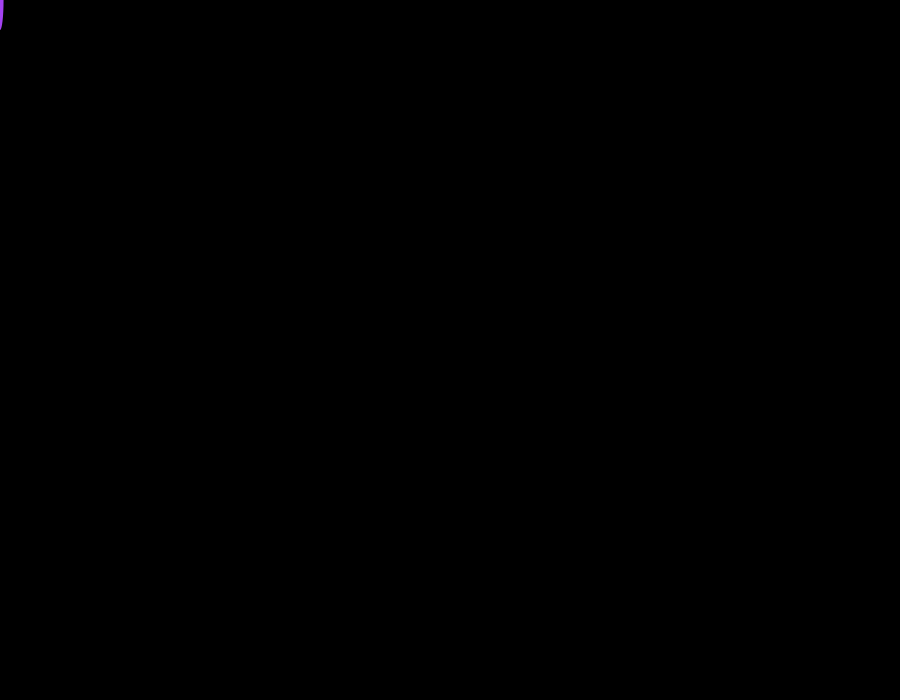
Frame 1 (no input)
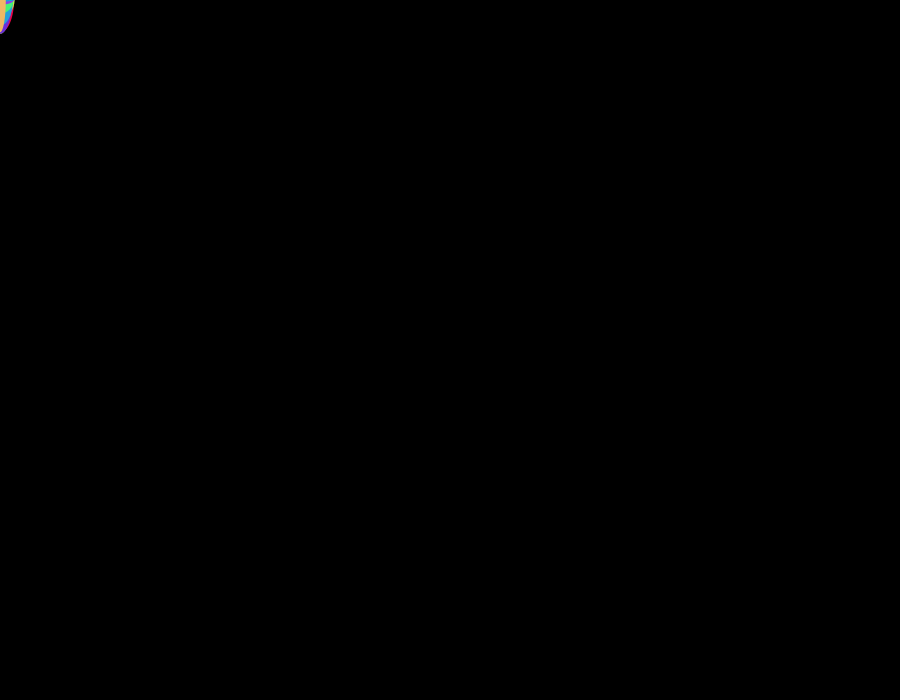
Frame 60 (the mouse pressed at the canvas centre just before this capture)
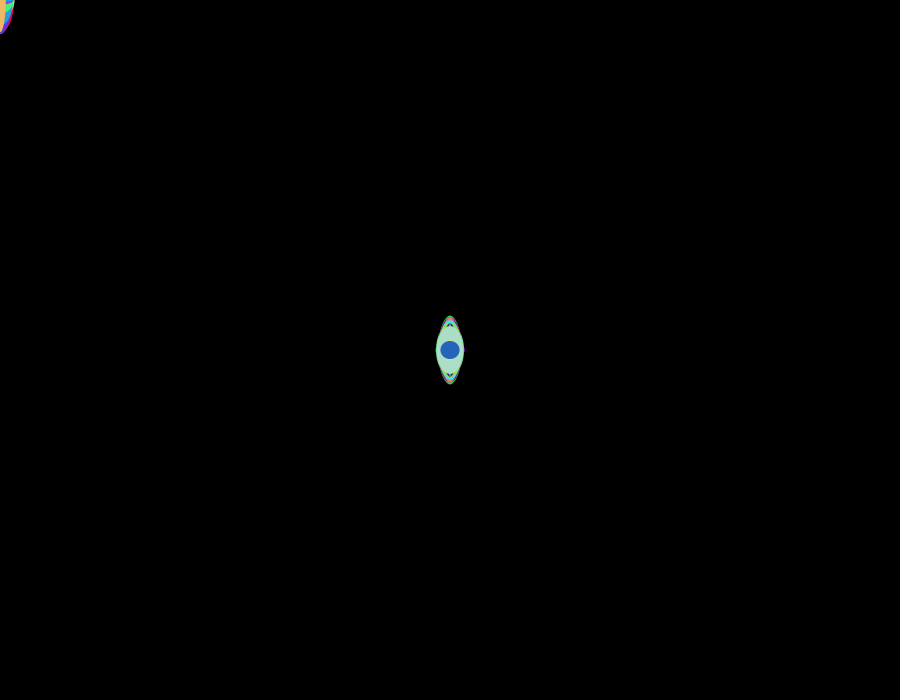
Frame 120 (the mouse held since frame 60 and released just before this capture)

The Processing sketch that drew these frames (run headless with seeded random() and noise(); from frame 60 on, the mouse is pressed at the canvas centre):

// Processing sketch: processing_37299
// ── processing_37299.pde

int x, y;

void setup ()
{
  size (900, 700);
  background (0);
  x=0;
  y=0;
}

void draw ()
{
  if (keyPressed) 
  {
    if (key == ' ' || key == ' ') 
    {
      background(0);
    }
  } 

  noStroke();
  fill (random(255), random(255), random(255));
  ellipse (mouseX, mouseY, random(30), random(70));
}
